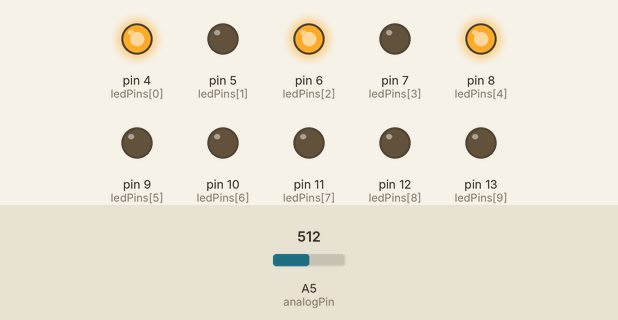
A sketch run on a simulated Arduino Uno, built with avr-gcc and run on an emulated ATmega328P. On the bench: output pins drawn as LEDs (lit = HIGH). The test bench sets the inputs (shaded band); at power-on: A5 (analogPin) = 512.

Above: at 1.2 s.
1.3 s: A5 (analogPin) set to 498
At 2.5 s:
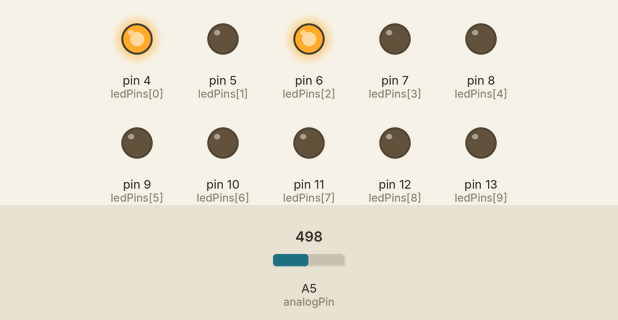
2.8 s: A5 (analogPin) set to 321
4.3 s: A5 (analogPin) set to 295
At 4.9 s:
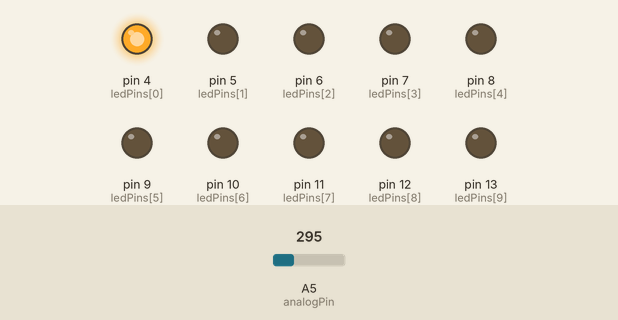
5.8 s: A5 (analogPin) set to 112
7.3 s: A5 (analogPin) set to 93
At 8.4 s:
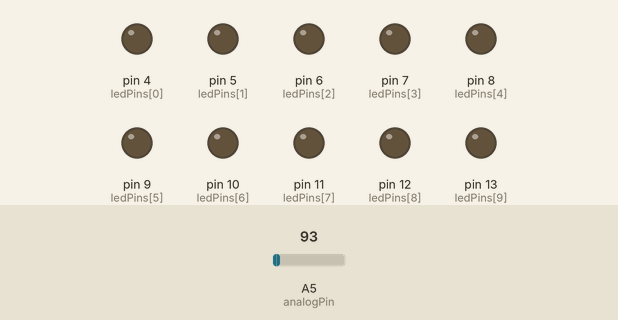
8.8 s: A5 (analogPin) set to 122
At 9.6 s:
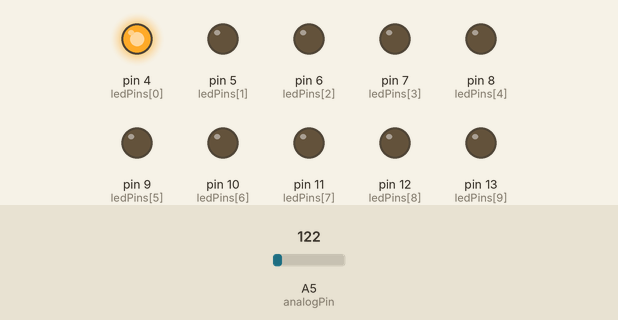
Timing chart, 0 to 11.3 s (numbered marks = the images above; inputs shaded):
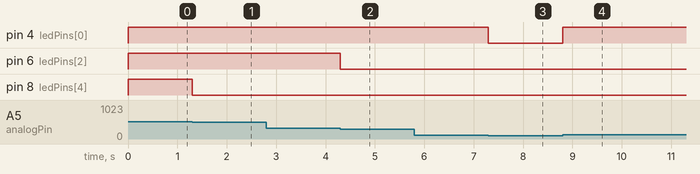

Measured:
- the behaviour switches between 512 and 511 on A5 (analogPin) (found by bisection; images 0 and 1)
- the behaviour switches between 307 and 306 on A5 (analogPin) (found by bisection; images 1 and 2)
- the behaviour switches between 103 and 102 on A5 (analogPin) (found by bisection; images 2 and 3)
- after the input at 1.3 s, pin 8 (ledPins[4]): HIGH → LOW at once
- after the input at 2.8 s, every drawn part: stays the same
- after the input at 4.3 s, pin 6 (ledPins[2]): HIGH → LOW at once
- after the input at 5.8 s, every drawn part: stays the same
- after the input at 7.3 s, pin 4 (ledPins[0]): HIGH → LOW at once
- after the input at 8.8 s, pin 4 (ledPins[0]): LOW → HIGH at once

The sketch:

Leds_salteados_con_potenci_metro__Gabriel_Carrizales.ino
```cpp
const int analogPin = A5;
const int ledCount = 10;
int ledPins[] = {4, 5, 6, 7, 8, 9, 10, 11,12,13};

void setup() {
  for (int thisLed = 0; thisLed < ledCount; thisLed++)
    pinMode(ledPins[thisLed], OUTPUT);
  Serial.begin(9600);
}

void loop() {
  int valor = analogRead(analogPin);
  int ledLevel = map(valor, 0, 1023, 0, ledCount);
  int a=0;
  while(a<ledCount)
  {
    if(a<ledCount)
    {
      if (a < ledLevel)
          digitalWrite(ledPins[a], HIGH);

      else
          digitalWrite(ledPins[a], LOW);
    }
    else
      continue;
    a=a+2;
  }
}
```
